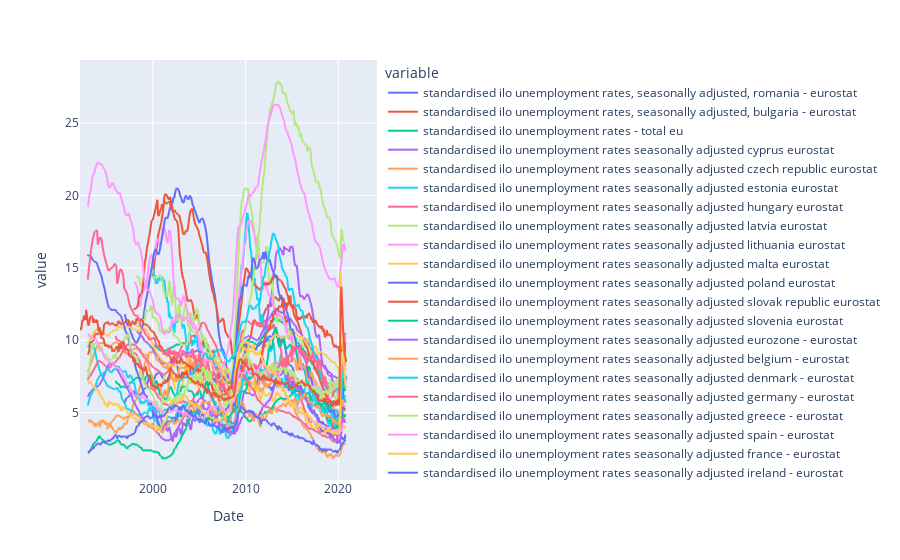

This figure's notebook cell:
### Code cell
lfs_df[unemployment_countries_columns].plot()

### Figure 1 — Plotly figure (JSON) as saved in the notebook; plotly's stock layout.template omitted (floating-point values rounded to 4 significant figures; data arrays with more than 128 entries replaced by an {"elided": "..."} marker saying what was removed)
{"data": [{"hovertemplate": "variable=standardised ilo unemployment rates, seasonally adjusted, romania - eurostat<br>Date=%{x}<br>value=%{y}<extra></extra>", "legendgroup": "standardised ilo unemployment rates, seasonally adjusted, romania - eurostat", "line": {"color": "#636efa", "dash": "solid"}, "marker": {"symbol": "circle"}, "mode": "lines", "name": "standardised ilo unemployment rates, seasonally adjusted, romania - eurostat", "showlegend": true, "type": "scattergl", "x": {"elided": "385 str values"}, "xaxis": "x", "y": {"elided": "385 float values"}, "yaxis": "y"}, {"hovertemplate": "variable=standardised ilo unemployment rates, seasonally adjusted, bulgaria - eurostat<br>Date=%{x}<br>value=%{y}<extra></extra>", "legendgroup": "standardised ilo unemployment rates, seasonally adjusted, bulgaria - eurostat", "line": {"color": "#EF553B", "dash": "solid"}, "marker": {"symbol": "circle"}, "mode": "lines", "name": "standardised ilo unemployment rates, seasonally adjusted, bulgaria - eurostat", "showlegend": true, "type": "scattergl", "x": {"elided": "385 str values"}, "xaxis": "x", "y": {"elided": "385 float values"}, "yaxis": "y"}, {"hovertemplate": "variable=standardised ilo unemployment rates - total eu<br>Date=%{x}<br>value=%{y}<extra></extra>", "legendgroup": "standardised ilo unemployment rates - total eu", "line": {"color": "#00cc96", "dash": "solid"}, "marker": {"symbol": "circle"}, "mode": "lines", "name": "standardised ilo unemployment rates - total eu", "showlegend": true, "type": "scattergl", "x": {"elided": "385 str values"}, "xaxis": "x", "y": {"elided": "385 float values"}, "yaxis": "y"}, {"hovertemplate": "variable=standardised ilo unemployment rates seasonally adjusted cyprus eurostat<br>Date=%{x}<br>value=%{y}<extra></extra>", "legendgroup": "standardised ilo unemployment rates seasonally adjusted cyprus eurostat", "line": {"color": "#ab63fa", "dash": "solid"}, "marker": {"symbol": "circle"}, "mode": "lines", "name": "standardised ilo unemployment rates seasonally adjusted cyprus eurostat", "showlegend": true, "type": "scattergl", "x": {"elided": "385 str values"}, "xaxis": "x", "y": {"elided": "385 float values"}, "yaxis": "y"}, {"hovertemplate": "variable=standardised ilo unemployment rates seasonally adjusted czech republic eurostat<br>Date=%{x}<br>value=%{y}<extra></extra>", "legendgroup": "standardised ilo unemployment rates seasonally adjusted czech republic eurostat", "line": {"color": "#FFA15A", "dash": "solid"}, "marker": {"symbol": "circle"}, "mode": "lines", "name": "standardised ilo unemployment rates seasonally adjusted czech republic eurostat", "showlegend": true, "type": "scattergl", "x": {"elided": "385 str values"}, "xaxis": "x", "y": {"elided": "385 float values"}, "yaxis": "y"}, {"hovertemplate": "variable=standardised ilo unemployment rates seasonally adjusted estonia eurostat<br>Date=%{x}<br>value=%{y}<extra></extra>", "legendgroup": "standardised ilo unemployment rates seasonally adjusted estonia eurostat", "line": {"color": "#19d3f3", "dash": "solid"}, "marker": {"symbol": "circle"}, "mode": "lines", "name": "standardised ilo unemployment rates seasonally adjusted estonia eurostat", "showlegend": true, "type": "scattergl", "x": {"elided": "385 str values"}, "xaxis": "x", "y": {"elided": "385 float values"}, "yaxis": "y"}, {"hovertemplate": "variable=standardised ilo unemployment rates seasonally adjusted hungary eurostat<br>Date=%{x}<br>value=%{y}<extra></extra>", "legendgroup": "standardised ilo unemployment rates seasonally adjusted hungary eurostat", "line": {"color": "#FF6692", "dash": "solid"}, "marker": {"symbol": "circle"}, "mode": "lines", "name": "standardised ilo unemployment rates seasonally adjusted hungary eurostat", "showlegend": true, "type": "scattergl", "x": {"elided": "385 str values"}, "xaxis": "x", "y": {"elided": "385 float values"}, "yaxis": "y"}, {"hovertemplate": "variable=standardised ilo unemployment rates seasonally adjusted latvia eurostat<br>Date=%{x}<br>value=%{y}<extra></extra>", "legendgroup": "standardised ilo unemployment rates seasonally adjusted latvia eurostat", "line": {"color": "#B6E880", "dash": "solid"}, "marker": {"symbol": "circle"}, "mode": "lines", "name": "standardised ilo unemployment rates seasonally adjusted latvia eurostat", "showlegend": true, "type": "scattergl", "x": {"elided": "385 str values"}, "xaxis": "x", "y": {"elided": "385 float values"}, "yaxis": "y"}, {"hovertemplate": "variable=standardised ilo unemployment rates seasonally adjusted lithuania eurostat<br>Date=%{x}<br>value=%{y}<extra></extra>", "legendgroup": "standardised ilo unemployment rates seasonally adjusted lithuania eurostat", "line": {"color": "#FF97FF", "dash": "solid"}, "marker": {"symbol": "circle"}, "mode": "lines", "name": "standardised ilo unemployment rates seasonally adjusted lithuania eurostat", "showlegend": true, "type": "scattergl", "x": {"elided": "385 str values"}, "xaxis": "x", "y": {"elided": "385 float values"}, "yaxis": "y"}, {"hovertemplate": "variable=standardised ilo unemployment rates seasonally adjusted malta eurostat<br>Date=%{x}<br>value=%{y}<extra></extra>", "legendgroup": "standardised ilo unemployment rates seasonally adjusted malta eurostat", "line": {"color": "#FECB52", "dash": "solid"}, "marker": {"symbol": "circle"}, "mode": "lines", "name": "standardised ilo unemployment rates seasonally adjusted malta eurostat", "showlegend": true, "type": "scattergl", "x": {"elided": "385 str values"}, "xaxis": "x", "y": {"elided": "385 float values"}, "yaxis": "y"}, {"hovertemplate": "variable=standardised ilo unemployment rates seasonally adjusted poland eurostat<br>Date=%{x}<br>value=%{y}<extra></extra>", "legendgroup": "standardised ilo unemployment rates seasonally adjusted poland eurostat", "line": {"color": "#636efa", "dash": "solid"}, "marker": {"symbol": "circle"}, "mode": "lines", "name": "standardised ilo unemployment rates seasonally adjusted poland eurostat", "showlegend": true, "type": "scattergl", "x": {"elided": "385 str values"}, "xaxis": "x", "y": {"elided": "385 float values"}, "yaxis": "y"}, {"hovertemplate": "variable=standardised ilo unemployment rates seasonally adjusted slovak republic eurostat<br>Date=%{x}<br>value=%{y}<extra></extra>", "legendgroup": "standardised ilo unemployment rates seasonally adjusted slovak republic eurostat", "line": {"color": "#EF553B", "dash": "solid"}, "marker": {"symbol": "circle"}, "mode": "lines", "name": "standardised ilo unemployment rates seasonally adjusted slovak republic eurostat", "showlegend": true, "type": "scattergl", "x": {"elided": "385 str values"}, "xaxis": "x", "y": {"elided": "385 float values"}, "yaxis": "y"}, {"hovertemplate": "variable=standardised ilo unemployment rates seasonally adjusted slovenia eurostat<br>Date=%{x}<br>value=%{y}<extra></extra>", "legendgroup": "standardised ilo unemployment rates seasonally adjusted slovenia eurostat", "line": {"color": "#00cc96", "dash": "solid"}, "marker": {"symbol": "circle"}, "mode": "lines", "name": "standardised ilo unemployment rates seasonally adjusted slovenia eurostat", "showlegend": true, "type": "scattergl", "x": {"elided": "385 str values"}, "xaxis": "x", "y": {"elided": "385 float values"}, "yaxis": "y"}, {"hovertemplate": "variable=standardised ilo unemployment rates seasonally adjusted eurozone - eurostat<br>Date=%{x}<br>value=%{y}<extra></extra>", "legendgroup": "standardised ilo unemployment rates seasonally adjusted eurozone - eurostat", "line": {"color": "#ab63fa", "dash": "solid"}, "marker": {"symbol": "circle"}, "mode": "lines", "name": "standardised ilo unemployment rates seasonally adjusted eurozone - eurostat", "showlegend": true, "type": "scattergl", "x": {"elided": "385 str values"}, "xaxis": "x", "y": {"elided": "385 float values"}, "yaxis": "y"}, {"hovertemplate": "variable=standardised ilo unemployment rates seasonally adjusted belgium - eurostat<br>Date=%{x}<br>value=%{y}<extra></extra>", "legendgroup": "standardised ilo unemployment rates seasonally adjusted belgium - eurostat", "line": {"color": "#FFA15A", "dash": "solid"}, "marker": {"symbol": "circle"}, "mode": "lines", "name": "standardised ilo unemployment rates seasonally adjusted belgium - eurostat", "showlegend": true, "type": "scattergl", "x": {"elided": "385 str values"}, "xaxis": "x", "y": {"elided": "385 float values"}, "yaxis": "y"}, {"hovertemplate": "variable=standardised ilo unemployment rates seasonally adjusted denmark - eurostat<br>Date=%{x}<br>value=%{y}<extra></extra>", "legendgroup": "standardised ilo unemployment rates seasonally adjusted denmark - eurostat", "line": {"color": "#19d3f3", "dash": "solid"}, "marker": {"symbol": "circle"}, "mode": "lines", "name": "standardised ilo unemployment rates seasonally adjusted denmark - eurostat", "showlegend": true, "type": "scattergl", "x": {"elided": "385 str values"}, "xaxis": "x", "y": {"elided": "385 float values"}, "yaxis": "y"}, {"hovertemplate": "variable=standardised ilo unemployment rates seasonally adjusted germany - eurostat<br>Date=%{x}<br>value=%{y}<extra></extra>", "legendgroup": "standardised ilo unemployment rates seasonally adjusted germany - eurostat", "line": {"color": "#FF6692", "dash": "solid"}, "marker": {"symbol": "circle"}, "mode": "lines", "name": "standardised ilo unemployment rates seasonally adjusted germany - eurostat", "showlegend": true, "type": "scattergl", "x": {"elided": "385 str values"}, "xaxis": "x", "y": {"elided": "385 float values"}, "yaxis": "y"}, {"hovertemplate": "variable=standardised ilo unemployment rates seasonally adjusted greece - eurostat<br>Date=%{x}<br>value=%{y}<extra></extra>", "legendgroup": "standardised ilo unemployment rates seasonally adjusted greece - eurostat", "line": {"color": "#B6E880", "dash": "solid"}, "marker": {"symbol": "circle"}, "mode": "lines", "name": "standardised ilo unemployment rates seasonally adjusted greece - eurostat", "showlegend": true, "type": "scattergl", "x": {"elided": "385 str values"}, "xaxis": "x", "y": {"elided": "385 float values"}, "yaxis": "y"}, {"hovertemplate": "variable=standardised ilo unemployment rates seasonally adjusted spain - eurostat<br>Date=%{x}<br>value=%{y}<extra></extra>", "legendgroup": "standardised ilo unemployment rates seasonally adjusted spain - eurostat", "line": {"color": "#FF97FF", "dash": "solid"}, "marker": {"symbol": "circle"}, "mode": "lines", "name": "standardised ilo unemployment rates seasonally adjusted spain - eurostat", "showlegend": true, "type": "scattergl", "x": {"elided": "385 str values"}, "xaxis": "x", "y": {"elided": "385 float values"}, "yaxis": "y"}, {"hovertemplate": "variable=standardised ilo unemployment rates seasonally adjusted france - eurostat<br>Date=%{x}<br>value=%{y}<extra></extra>", "legendgroup": "standardised ilo unemployment rates seasonally adjusted france - eurostat", "line": {"color": "#FECB52", "dash": "solid"}, "marker": {"symbol": "circle"}, "mode": "lines", "name": "standardised ilo unemployment rates seasonally adjusted france - eurostat", "showlegend": true, "type": "scattergl", "x": {"elided": "385 str values"}, "xaxis": "x", "y": {"elided": "385 float values"}, "yaxis": "y"}, {"hovertemplate": "variable=standardised ilo unemployment rates seasonally adjusted ireland - eurostat<br>Date=%{x}<br>value=%{y}<extra></extra>", "legendgroup": "standardised ilo unemployment rates seasonally adjusted ireland - eurostat", "line": {"color": "#636efa", "dash": "solid"}, "marker": {"symbol": "circle"}, "mode": "lines", "name": "standardised ilo unemployment rates seasonally adjusted ireland - eurostat", "showlegend": true, "type": "scattergl", "x": {"elided": "385 str values"}, "xaxis": "x", "y": {"elided": "385 float values"}, "yaxis": "y"}, {"hovertemplate": "variable=standardised ilo unemployment rates seasonally adjusted italy - eurostat<br>Date=%{x}<br>value=%{y}<extra></extra>", "legendgroup": "standardised ilo unemployment rates seasonally adjusted italy - eurostat", "line": {"color": "#EF553B", "dash": "solid"}, "marker": {"symbol": "circle"}, "mode": "lines", "name": "standardised ilo unemployment rates seasonally adjusted italy - eurostat", "showlegend": true, "type": "scattergl", "x": {"elided": "385 str values"}, "xaxis": "x", "y": {"elided": "385 float values"}, "yaxis": "y"}, {"hovertemplate": "variable=standardised ilo unemployment rates seasonally adjusted luxembourg - eurostat<br>Date=%{x}<br>value=%{y}<extra></extra>", "legendgroup": "standardised ilo unemployment rates seasonally adjusted luxembourg - eurostat", "line": {"color": "#00cc96", "dash": "solid"}, "marker": {"symbol": "circle"}, "mode": "lines", "name": "standardised ilo unemployment rates seasonally adjusted luxembourg - eurostat", "showlegend": true, "type": "scattergl", "x": {"elided": "385 str values"}, "xaxis": "x", "y": {"elided": "385 float values"}, "yaxis": "y"}, {"hovertemplate": "variable=standardised ilo unemployment rates seasonally adjusted netherlands - eurostat<br>Date=%{x}<br>value=%{y}<extra></extra>", "legendgroup": "standardised ilo unemployment rates seasonally adjusted netherlands - eurostat", "line": {"color": "#ab63fa", "dash": "solid"}, "marker": {"symbol": "circle"}, "mode": "lines", "name": "standardised ilo unemployment rates seasonally adjusted netherlands - eurostat", "showlegend": true, "type": "scattergl", "x": {"elided": "385 str values"}, "xaxis": "x", "y": {"elided": "385 float values"}, "yaxis": "y"}, {"hovertemplate": "variable=standardised ilo unemployment rates seasonally adjusted austria - eurostat<br>Date=%{x}<br>value=%{y}<extra></extra>", "legendgroup": "standardised ilo unemployment rates seasonally adjusted austria - eurostat", "line": {"color": "#FFA15A", "dash": "solid"}, "marker": {"symbol": "circle"}, "mode": "lines", "name": "standardised ilo unemployment rates seasonally adjusted austria - eurostat", "showlegend": true, "type": "scattergl", "x": {"elided": "385 str values"}, "xaxis": "x", "y": {"elided": "385 float values"}, "yaxis": "y"}, {"hovertemplate": "variable=standardised ilo unemployment rates seasonally adjusted portugal - eurostat<br>Date=%{x}<br>value=%{y}<extra></extra>", "legendgroup": "standardised ilo unemployment rates seasonally adjusted portugal - eurostat", "line": {"color": "#19d3f3", "dash": "solid"}, "marker": {"symbol": "circle"}, "mode": "lines", "name": "standardised ilo unemployment rates seasonally adjusted portugal - eurostat", "showlegend": true, "type": "scattergl", "x": {"elided": "385 str values"}, "xaxis": "x", "y": {"elided": "385 float values"}, "yaxis": "y"}, {"hovertemplate": "variable=standardised ilo unemployment rates seasonally adjusted finland - eurostat<br>Date=%{x}<br>value=%{y}<extra></extra>", "legendgroup": "standardised ilo unemployment rates seasonally adjusted finland - eurostat", "line": {"color": "#FF6692", "dash": "solid"}, "marker": {"symbol": "circle"}, "mode": "lines", "name": "standardised ilo unemployment rates seasonally adjusted finland - eurostat", "showlegend": true, "type": "scattergl", "x": {"elided": "385 str values"}, "xaxis": "x", "y": {"elided": "385 float values"}, "yaxis": "y"}, {"hovertemplate": "variable=standardised ilo unemployment rates seasonally adjusted sweden - eurostat<br>Date=%{x}<br>value=%{y}<extra></extra>", "legendgroup": "standardised ilo unemployment rates seasonally adjusted sweden - eurostat", "line": {"color": "#B6E880", "dash": "solid"}, "marker": {"symbol": "circle"}, "mode": "lines", "name": "standardised ilo unemployment rates seasonally adjusted sweden - eurostat", "showlegend": true, "type": "scattergl", "x": {"elided": "385 str values"}, "xaxis": "x", "y": {"elided": "385 float values"}, "yaxis": "y"}, {"hovertemplate": "variable=standardised ilo unemployment rates seasonally adjusted united kingdom eurostat<br>Date=%{x}<br>value=%{y}<extra></extra>", "legendgroup": "standardised ilo unemployment rates seasonally adjusted united kingdom eurostat", "line": {"color": "#FF97FF", "dash": "solid"}, "marker": {"symbol": "circle"}, "mode": "lines", "name": "standardised ilo unemployment rates seasonally adjusted united kingdom eurostat", "showlegend": true, "type": "scattergl", "x": {"elided": "385 str values"}, "xaxis": "x", "y": {"elided": "385 float values"}, "yaxis": "y"}, {"hovertemplate": "variable=standardised ilo unemployment rates seasonally adjusted united states<br>Date=%{x}<br>value=%{y}<extra></extra>", "legendgroup": "standardised ilo unemployment rates seasonally adjusted united states", "line": {"color": "#FECB52", "dash": "solid"}, "marker": {"symbol": "circle"}, "mode": "lines", "name": "standardised ilo unemployment rates seasonally adjusted united states", "showlegend": true, "type": "scattergl", "x": {"elided": "385 str values"}, "xaxis": "x", "y": {"elided": "385 float values"}, "yaxis": "y"}, {"hovertemplate": "variable=standardised ilo unemployment rates seasonally adjusted japan- eurostat<br>Date=%{x}<br>value=%{y}<extra></extra>", "legendgroup": "standardised ilo unemployment rates seasonally adjusted japan- eurostat", "line": {"color": "#636efa", "dash": "solid"}, "marker": {"symbol": "circle"}, "mode": "lines", "name": "standardised ilo unemployment rates seasonally adjusted japan- eurostat", "showlegend": true, "type": "scattergl", "x": {"elided": "385 str values"}, "xaxis": "x", "y": {"elided": "385 float values"}, "yaxis": "y"}, {"hovertemplate": "variable=standardised ilo unemployment rates seasonally adjusted canada-oecd<br>Date=%{x}<br>value=%{y}<extra></extra>", "legendgroup": "standardised ilo unemployment rates seasonally adjusted canada-oecd", "line": {"color": "#EF553B", "dash": "solid"}, "marker": {"symbol": "circle"}, "mode": "lines", "name": "standardised ilo unemployment rates seasonally adjusted canada-oecd", "showlegend": true, "type": "scattergl", "x": {"elided": "385 str values"}, "xaxis": "x", "y": {"elided": "385 float values"}, "yaxis": "y"}], "layout": {"legend": {"title": {"text": "variable"}, "tracegroupgap": 0}, "margin": {"t": 60}, "xaxis": {"anchor": "y", "domain": [0, 1], "title": {"text": "Date"}}, "yaxis": {"anchor": "x", "domain": [0, 1], "title": {"text": "value"}}}}
